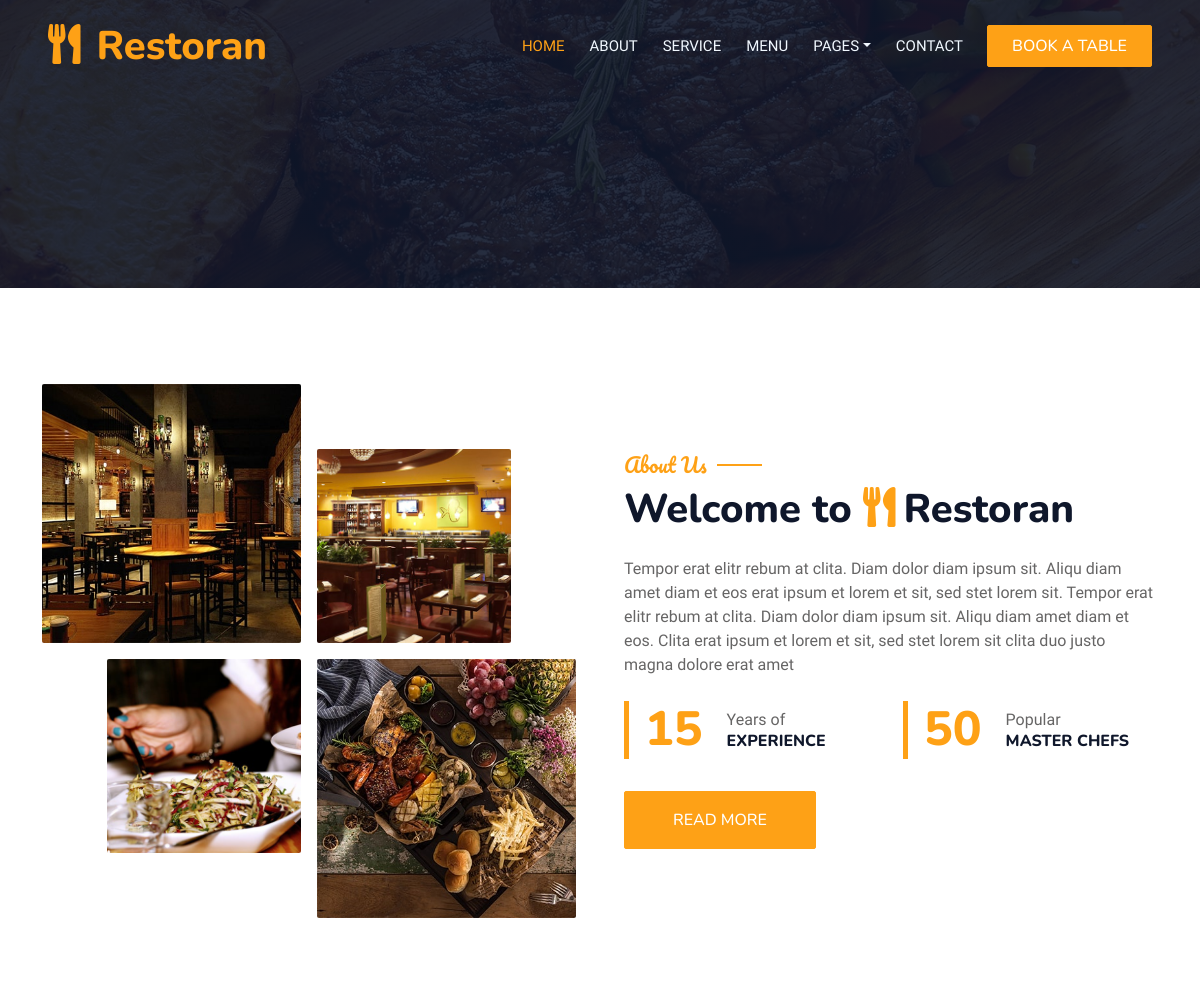
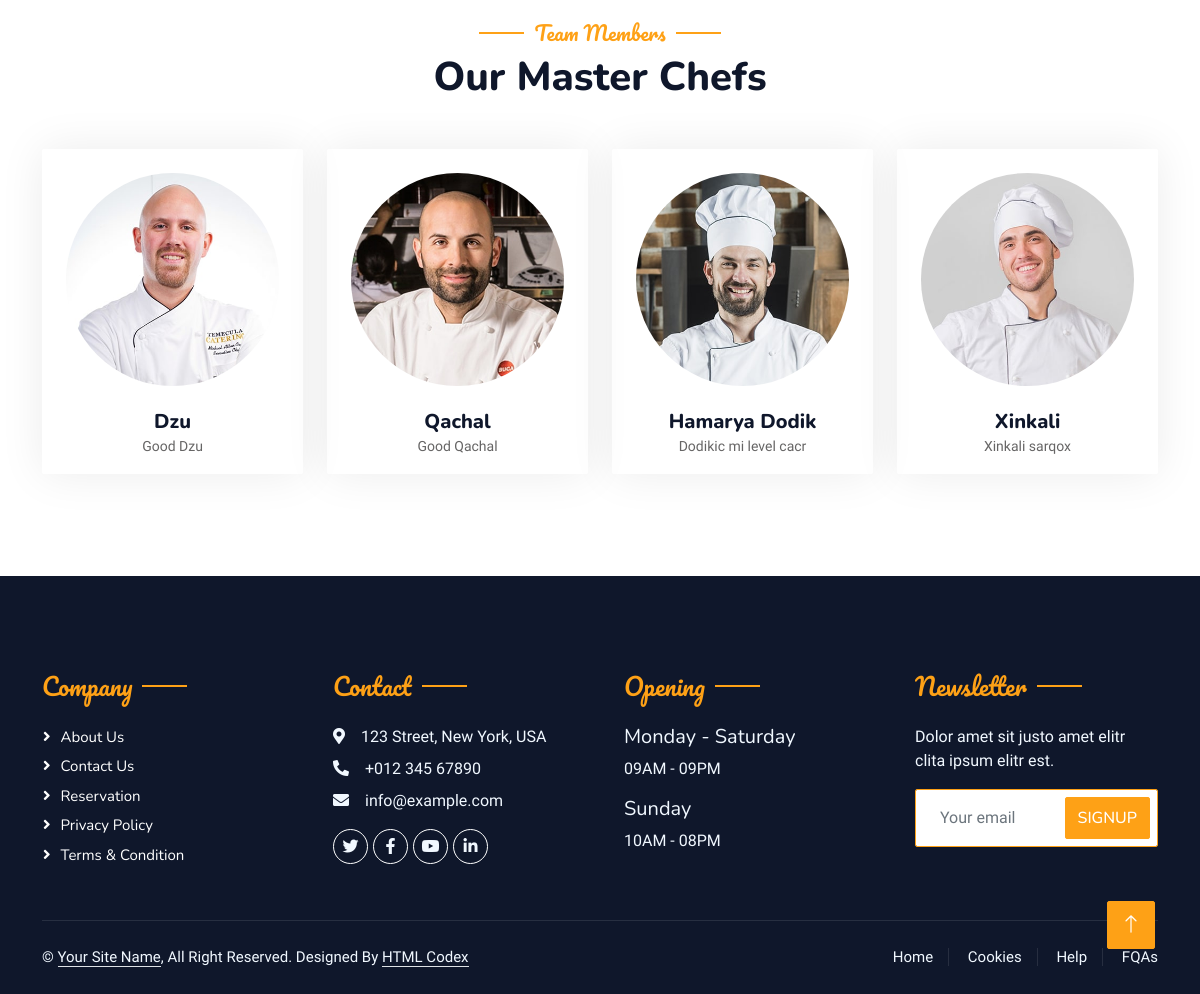
The page /about/ on the database its author committed (2 pictures, top to bottom).
### main/models.py (models this page shows, shortened)
class About(models.Model):
    experience = models.PositiveIntegerField('Years Of Experience')
    master_chefs = models.PositiveIntegerField('Popular Master Chefs')
    description = models.TextField('Description')
    image_1 = models.ImageField('Image 1')
    image_2 = models.ImageField('Image 2')
    image_3 = models.ImageField('Image 3')
    image_4 = models.ImageField('Image 4')

class Team(models.Model):
    name = models.CharField('Name', max_length=50)
    image = models.ImageField('Image')
    description = models.TextField('Description')

### main/views.py (the view)
# urls.py: path('about/', views.about, name='about'),
def about(request):
    about = About.objects.all().first()
    chefs = Team.objects.all()
    return render(request, 'main/about.html', context={
        'about': about,
        'chefs': chefs
    })

### main/templates/main/about.html (shortened to what this page needs)
{% extends 'base.html' %}
{% block content %}
        <div class="container-xxl py-5">
            <div class="container">
                <div class="row g-5 align-items-center">
                    <div class="col-lg-6">
                        <div class="row g-3">
                            <div class="col-6 text-start">
                                <img class="img-fluid rounded w-100 wow zoomIn" data-wow-delay="0.1s" src="{{ about.image_1.url }}">
                            </div>
                            <div class="col-6 text-start">
                                <img class="img-fluid rounded w-75 wow zoomIn" data-wow-delay="0.3s" src="{{ about.image_2.url }}" style="margin-top: 25%;">
                            </div>
                            <div class="col-6 text-end">
                                <img class="img-fluid rounded w-75 wow zoomIn" data-wow-delay="0.5s" src="{{ about.image_3.url }}">
                            </div>
                            <div class="col-6 text-end">
                                <img class="img-fluid rounded w-100 wow zoomIn" data-wow-delay="0.7s" src="{{ about.image_4.url }}">
                            </div>
                        </div>
                    </div>
                    <div class="col-lg-6">
                        <h5 class="section-title ff-secondary text-start text-primary fw-normal">About Us</h5>
                        <h1 class="mb-4">Welcome to <i class="fa fa-utensils text-primary me-2"></i>Restoran</h1>
                        <p class="mb-4">{{ about.description }}</p>
                        <div class="row g-4 mb-4">
                            <div class="col-sm-6">
                                <div class="d-flex align-items-center border-start border-5 border-primary px-3">
                                    <h1 class="flex-shrink-0 display-5 text-primary mb-0" data-toggle="counter-up">{{ about.experience }}</h1>
                                    <div class="ps-4">
                                        <p class="mb-0">Years of</p>
                                        <h6 class="text-uppercase mb-0">Experience</h6>
                                    </div>
                                </div>
                            </div>
                            <div class="col-sm-6">
                                <div class="d-flex align-items-center border-start border-5 border-primary px-3">
                                    <h1 class="flex-shrink-0 display-5 text-primary mb-0" data-toggle="counter-up">{{ about.master_chefs }}</h1>
                                    <div class="ps-4">
                                        <p class="mb-0">Popular</p>
                                        <h6 class="text-uppercase mb-0">Master Chefs</h6>
                                    </div>
                                </div>
                            </div>
                        </div>
                        <a class="btn btn-primary py-3 px-5 mt-2" href="">Read More</a>
                    </div>
                </div>
            </div>
        </div>
        <div class="container-xxl pt-5 pb-3">
            <div class="container">
                <div class="text-center wow fadeInUp" data-wow-delay="0.1s">
                    <h5 class="section-title ff-secondary text-center text-primary fw-normal">Team Members</h5>
                    <h1 class="mb-5">Our Master Chefs</h1>
                </div>
                <div class="row g-4">
                    {% for chef in chefs %}
                        <div class="col-lg-3 col-md-6 wow fadeInUp" data-wow-delay="0.1s">
                            <div class="team-item text-center rounded overflow-hidden">
                                <div class="rounded-circle overflow-hidden m-4">
                                    <img class="img-fluid" src="{{ chef.image.url }}" alt="">
                                </div>
                                <h5 class="mb-0">{{ chef.name }}</h5>
                                <small>{{ chef.description }}</small>
                            </div>
                        </div>
                    {% endfor %}
                </div>
            </div>
        </div>
        {% endblock %}

### main/templates/base.html (shortened to what this page needs)
{% load static %}
<!DOCTYPE html>
<html lang="en">
<head>
    <link href="https://cdnjs.cloudflare.com/ajax/libs/font-awesome/5.10.0/css/all.min.css" rel="stylesheet">
    <link href="https://cdn.jsdelivr.net/npm/bootstrap-icons@1.4.1/font/bootstrap-icons.css" rel="stylesheet">
    <link href="{% static 'lib/animate/animate.min.css' %}" rel="stylesheet">
    <link href="{% static 'lib/owlcarousel/assets/owl.carousel.min.css' %}" rel="stylesheet">
    <link href="{% static 'lib/tempusdominus/css/tempusdominus-bootstrap-4.min.css' %}" rel="stylesheet" />
    <link href="{% static 'css/bootstrap.min.css' %}" rel="stylesheet">
    <link href="{% static 'css/style.css' %}" rel="stylesheet">
</head>
<body>
    <div class="container-xxl bg-white p-0">
        <div class="container-xxl position-relative p-0">
            <nav class="navbar navbar-expand-lg navbar-dark bg-dark px-4 px-lg-5 py-3 py-lg-0">
                <a href="{% url 'index' %}" class="navbar-brand p-0">
                    <h1 class="text-primary m-0"><i class="fa fa-utensils me-3"></i>Restoran</h1>
                </a>
                <div class="collapse navbar-collapse" id="navbarCollapse">
                    <div class="navbar-nav ms-auto py-0 pe-4">
                        <a href="{% url 'index' %}" class="nav-item nav-link active">Home</a>
                        <a href="{% url 'about' %}" class="nav-item nav-link">About</a>
                        <a href="{% url 'service' %}" class="nav-item nav-link">Service</a>
                        <a href="{% url 'menu' %}" class="nav-item nav-link">Menu</a>
                        <div class="nav-item dropdown">
                            <a href="#" class="nav-link dropdown-toggle" data-bs-toggle="dropdown">Pages</a>
                        </div>
                        <a href="{% url 'contact' %}" class="nav-item nav-link">Contact</a>
                    </div>
                    <a href="{% url 'booking' %}" class="btn btn-primary py-2 px-4">Book A Table</a>
                </div>
            </nav>
            <div class="container-xxl py-5 bg-dark hero-header mb-5">
                <div class="container my-5 py-5">
                </div>
            </div>
        </div>
        {% block content %}{% endblock %}
        <div class="container-fluid bg-dark text-light footer pt-5 mt-5 wow fadeIn" data-wow-delay="0.1s">
            <div class="container py-5">
                <div class="row g-5">
                    <div class="col-lg-3 col-md-6">
                        <h4 class="section-title ff-secondary text-start text-primary fw-normal mb-4">Company</h4>
                        <a class="btn btn-link" href="{% url 'about' %}">About Us</a>
                        <a class="btn btn-link" href="{% url 'contact' %}">Contact Us</a>
                        <a class="btn btn-link" href="{% url 'booking' %}">Reservation</a>
                        <a class="btn btn-link" href="">Privacy Policy</a>
                        <a class="btn btn-link" href="">Terms & Condition</a>
                    </div>
                    <div class="col-lg-3 col-md-6">
                        <h4 class="section-title ff-secondary text-start text-primary fw-normal mb-4">Contact</h4>
                        <p class="mb-2"><i class="fa fa-map-marker-alt me-3"></i>123 Street, New York, USA</p>
                        <p class="mb-2"><i class="fa fa-phone-alt me-3"></i>+012 345 67890</p>
                        <p class="mb-2"><i class="fa fa-envelope me-3"></i>info@example.com</p>
                        <div class="d-flex pt-2">
                            <a class="btn btn-outline-light btn-social" href=""><i class="fab fa-twitter"></i></a>
                            <a class="btn btn-outline-light btn-social" href=""><i class="fab fa-facebook-f"></i></a>
                            <a class="btn btn-outline-light btn-social" href=""><i class="fab fa-youtube"></i></a>
                            <a class="btn btn-outline-light btn-social" href=""><i class="fab fa-linkedin-in"></i></a>
                        </div>
                    </div>
                    <div class="col-lg-3 col-md-6">
                        <h4 class="section-title ff-secondary text-start text-primary fw-normal mb-4">Opening</h4>
                        <h5 class="text-light fw-normal">Monday - Saturday</h5>
                        <p>09AM - 09PM</p>
                        <h5 class="text-light fw-normal">Sunday</h5>
                        <p>10AM - 08PM</p>
                    </div>
                    <div class="col-lg-3 col-md-6">
                        <h4 class="section-title ff-secondary text-start text-primary fw-normal mb-4">Newsletter</h4>
                        <p>Dolor amet sit justo amet elitr clita ipsum elitr est.</p>
                        <div class="position-relative mx-auto" style="max-width: 400px;">
                            <input class="form-control border-primary w-100 py-3 ps-4 pe-5" type="text" placeholder="Your email">
                            <button type="button" class="btn btn-primary py-2 position-absolute top-0 end-0 mt-2 me-2">SignUp</button>
                        </div>
                    </div>
                </div>
            </div>
            <div class="container">
                <div class="copyright">
                    <div class="row">
                        <div class="col-md-6 text-center text-md-start mb-3 mb-md-0">
                            &copy; <a class="border-bottom" href="#">Your Site Name</a>, All Right Reserved.
							Designed By <a class="border-bottom" href="https://htmlcodex.com">HTML Codex</a>
                        </div>
                        <div class="col-md-6 text-center text-md-end">
                            <div class="footer-menu">
                                <a href="">Home</a>
                                <a href="">Cookies</a>
                                <a href="">Help</a>
                                <a href="">FQAs</a>
                            </div>
                        </div>
                    </div>
                </div>
            </div>
        </div>
        <a href="#" class="btn btn-lg btn-primary btn-lg-square back-to-top"><i class="bi bi-arrow-up"></i></a>
    </div>
</body>
</html>

### main/static/css/style.css (style rules this page uses)
:root { --primary: #FEA116; --light: #F1F8FF; --dark: #0F172B; }
.ff-secondary { font-family: 'Pacifico', cursive; }
.back-to-top { position: fixed; display: none; right: 45px; bottom: 45px; z-index: 99; }
.btn { font-family: 'Nunito', sans-serif; font-weight: 500; text-transform: uppercase; transition: .5s; }
.btn.btn-primary, .btn.btn-secondary { color: #FFFFFF; }
.btn-lg-square { width: 48px; height: 48px; }
.btn-square, .btn-sm-square, .btn-lg-square { padding: 0; display: flex; align-items: center; justify-content: center; font-weight: normal; border-radius: 2px; }
.navbar-dark .navbar-nav .nav-link { position: relative; margin-left: 25px; padding: 35px 0; font-size: 15px; color: var(--light) !important; text-transform: uppercase; font-weight: 500; outline: none; transition: .5s; }
.navbar-dark .navbar-nav .nav-link:hover, .navbar-dark .navbar-nav .nav-link.active { color: var(--primary) !important; }
@media (min-width: 992px) { .navbar-dark { position: absolute; width: 100%; top: 0; left: 0; z-index: 999; background: transparent !important; } }
.hero-header { background: linear-gradient(rgba(15, 23, 43, .9), rgba(15, 23, 43, .9)), url(../img/bg-hero.jpg); background-position: center center; background-repeat: no-repeat; background-size: cover; }
.section-title { position: relative; display: inline-block; }
.section-title::before { position: absolute; content: ""; width: 45px; height: 2px; top: 50%; left: -55px; margin-top: -1px; background: var(--primary); }
.section-title::after { position: absolute; content: ""; width: 45px; height: 2px; top: 50%; right: -55px; margin-top: -1px; background: var(--primary); }
.section-title.text-start::before, .section-title.text-end::after { display: none; }
.team-item { box-shadow: 0 0 45px rgba(0, 0, 0, .08); height: calc(100% - 38px); transition: .5s; }
.team-item img { transition: .5s; }
.footer .btn.btn-social { margin-right: 5px; width: 35px; height: 35px; display: flex; align-items: center; justify-content: center; color: var(--light); border: 1px solid #FFFFFF; border-radius: 35px; transition: .3s; }
.footer .btn.btn-link { display: block; margin-bottom: 5px; padding: 0; text-align: left; color: #FFFFFF; font-size: 15px; font-weight: normal; text-transform: capitalize; transition: .3s; }
.footer .btn.btn-link::before { position: relative; content: "\f105"; font-family: "Font Awesome 5 Free"; font-weight: 900; margin-right: 10px; }
.footer .copyright { padding: 25px 0; font-size: 15px; border-top: 1px solid rgba(256, 256, 256, .1); }
.footer .copyright a { color: var(--light); }
.footer .footer-menu a { margin-right: 15px; padding-right: 15px; border-right: 1px solid rgba(255, 255, 255, .1); }
.footer .footer-menu a:last-child { margin-right: 0; padding-right: 0; border-right: none; }

### rows shown on the page
About: image_1 (picture), image_2 (picture), image_3 (picture), image_4 (picture), description "Tempor erat elitr rebum at clita. Diam dolor diam ipsum sit. Aliqu diam amet diam et eos erat ipsum et lorem et sit, sed stet lorem sit. Tempor erat elitr rebum at clita. Diam dolor diam ipsum sit. Aliqu diam amet diam et eos. Clita erat ipsum et lorem et sit, sed stet lorem sit clita duo justo magna dolore erat amet", experience "15", master_chefs "50"
Team: image (picture), name "Dzu", description "Good Dzu"
Team: image (picture), name "Qachal", description "Good Qachal"
Team: image (picture), name "Hamarya Dodik", description "Dodikic mi level cacr"
Team: image (picture), name "Xinkali", description "Xinkali sarqox"
